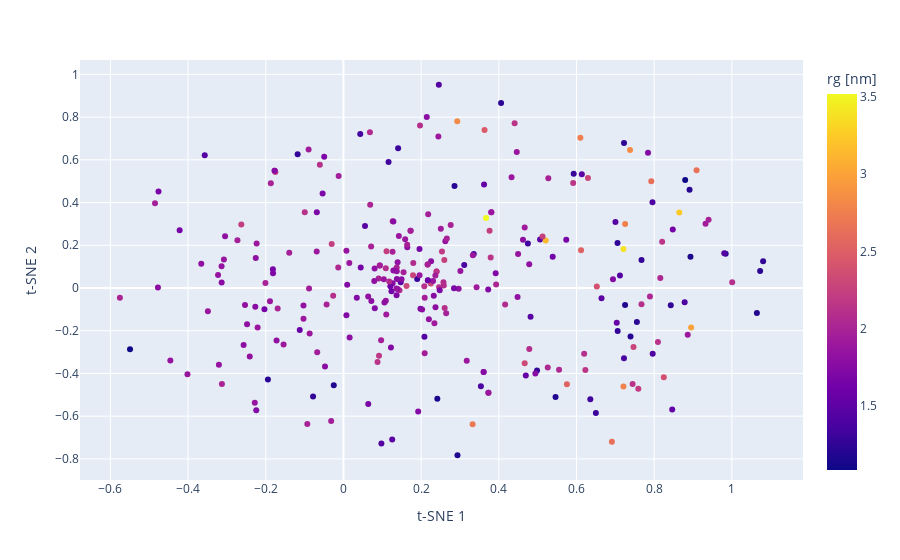

Source (notebook cell):
### Markdown cell above
Based on the visualization using original labels here we can confirm that how PED00156 (Random) enmsemble is different from PED00157 and PED00158 in terms of the dihederal angles distribution.

### Code cell
vis.dimensionality_reduction_scatter(color_by='rg', kde_by_ensemble=True, size=20, n_components=2, plotly=True);

### Figure 1 — Plotly figure (JSON) as saved in the notebook; plotly's stock layout.template omitted (floating-point values rounded to 4 significant figures; data arrays with more than 128 entries replaced by an {"elided": "..."} marker saying what was removed)
{"data": [{"customdata": {"elided": "288x1 str values"}, "hovertemplate": "t-SNE 1=%{x}<br>t-SNE 2=%{y}<br>index=%{customdata[0]}<br>color=%{marker.color}<extra></extra>", "legendgroup": "", "marker": {"color": {"elided": "288 float values"}, "coloraxis": "coloraxis", "symbol": "circle"}, "mode": "markers", "name": "", "orientation": "v", "showlegend": false, "type": "scatter", "x": {"elided": "288 float values"}, "xaxis": "x", "y": {"elided": "288 float values"}, "yaxis": "y"}], "layout": {"coloraxis": {"colorbar": {"title": {"text": "rg [nm]"}}, "colorscale": [[0, "#0d0887"], [0.1111, "#46039f"], [0.2222, "#7201a8"], [0.3333, "#9c179e"], [0.4444, "#bd3786"], [0.5556, "#d8576b"], [0.6667, "#ed7953"], [0.7778, "#fb9f3a"], [0.8889, "#fdca26"], [1, "#f0f921"]]}, "legend": {"tracegroupgap": 0}, "margin": {"t": 60}, "xaxis": {"anchor": "y", "domain": [0, 1], "title": {"text": "t-SNE 1"}}, "yaxis": {"anchor": "x", "domain": [0, 1], "title": {"text": "t-SNE 2"}}}}
